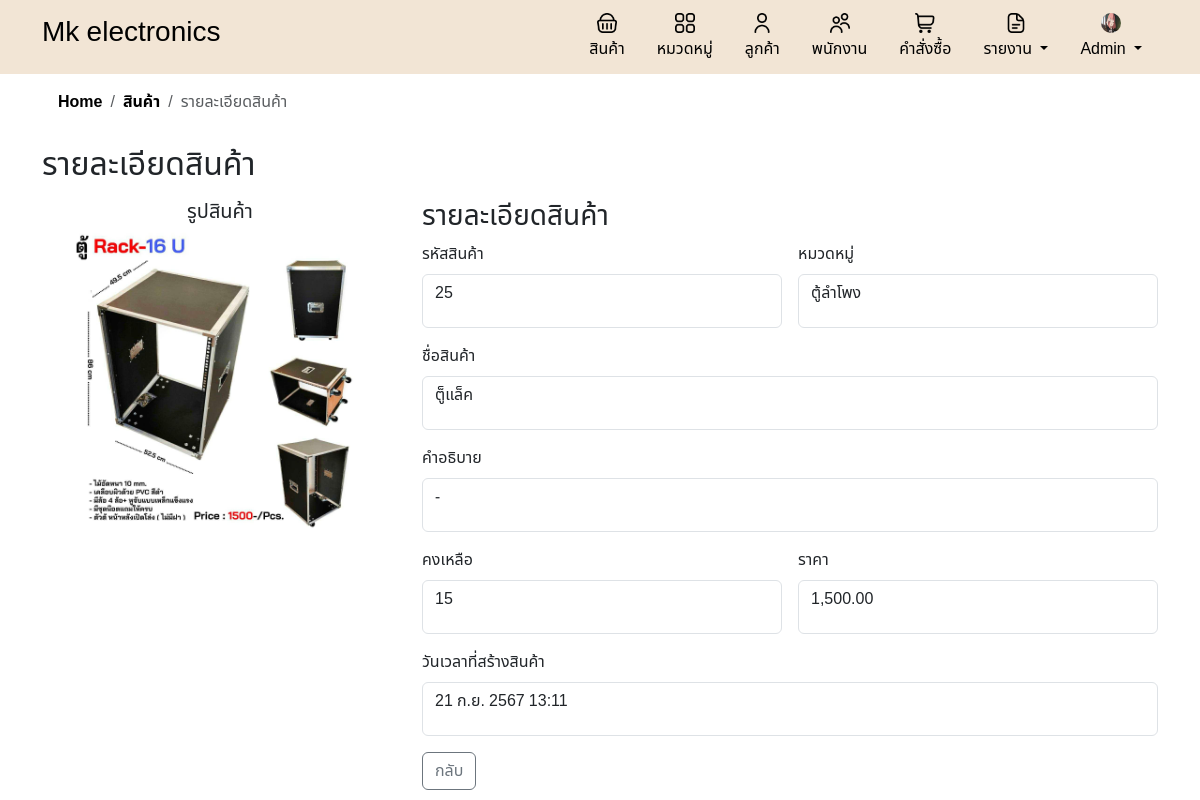
Page /detail_product.php?product_id=25 (signed in) on the committed database.
### tables this page shows
CREATE TABLE `companies` (
  `company_id` int(11) NOT NULL,
  `company_name` varchar(255) NOT NULL,
  `company_address` varchar(255) DEFAULT NULL,
  `company_phone` varchar(10) DEFAULT NULL,
  `company_email` varchar(100) DEFAULT NULL,
  `profile_image` varchar(255) DEFAULT NULL
);

CREATE TABLE `products` (
  `product_id` int(11) NOT NULL,
  `product_name` varchar(255) NOT NULL,
  `description` text DEFAULT NULL,
  `price` decimal(10,2) NOT NULL,
  `quantity` int(11) NOT NULL,
  `category_id` int(11) DEFAULT NULL,
  `created_at` timestamp NOT NULL DEFAULT current_timestamp(),
  `image` varchar(255) DEFAULT NULL
);

CREATE TABLE `categories` (
  `category_id` int(11) NOT NULL,
  `category_name` varchar(255) NOT NULL,
  `created_at` timestamp NOT NULL DEFAULT current_timestamp()
);

### inc/functions.php (called while the page is built, shortened)
<?php
function formatThaiDate($timestamp, $short = false) {
    $thai_months = array(
        1 => 'ม.ค.', 'ก.พ.', 'มี.ค.', 'เม.ย.', 'พ.ค.', 'มิ.ย.',
        'ก.ค.', 'ส.ค.', 'ก.ย.', 'ต.ค.', 'พ.ย.', 'ธ.ค.'
    );
    $date = date('j', $timestamp);
    $month = $thai_months[date('n', $timestamp)];
    $year = date('Y', $timestamp) + 543;
    if ($short) {
        return "$date $month";
    } else {
        $time = date('H:i', $timestamp);
        return "$date $month $year $time";
    }
}
?>

### detail_product.php (the view, shortened to what this page needs)
<?php
include 'db.php';
include 'header.php';
include 'inc/links.php';
include 'inc/functions.php';
if (isset($_GET['product_id'])) {
    $product_id = intval($_GET['product_id']);
    $sql_product = "SELECT * FROM products WHERE product_id = $product_id";
    $result_product = $conn->query($sql_product);
    if ($result_product->num_rows > 0) {
        $product = $result_product->fetch_assoc();
        $category_id = $product['category_id'];
        $sql_category_name = "SELECT category_name FROM categories WHERE category_id = $category_id";
        $result_category_name = $conn->query($sql_category_name);
        if ($result_category_name->num_rows > 0) {
            $category = $result_category_name->fetch_assoc();
            $category_name = $category['category_name'];
        } else {
            $category_name = "Unknown";
        }
    } else {
        echo "Product not found.";
        $conn->close();
        exit;
    }
} else {
    echo "No product ID provided.";
    $conn->close();
    exit;
}
?>
<!DOCTYPE html>
<html lang="th">
<head>
</head>
<body>
    <div class="container mb-5">
        <nav aria-label="breadcrumb">
            <ol class="breadcrumb breadcrumb-chevron p-3 rounded">
                <li class="breadcrumb-item">
                    <a class="link-body-emphasis fw-semibold text-decoration-none" href="home.php">Home</a>
                </li>
                <li class="breadcrumb-item">
                    <a class="link-body-emphasis fw-semibold text-decoration-none" href="product.php">สินค้า</a>
                </li>
                <li class="breadcrumb-item active" aria-current="page">รายละเอียดสินค้า</li>
            </ol>
        </nav>
        <h2>รายละเอียดสินค้า</h2>
        <div class="row">
            <div class="col-xl-4">
                <div class="mb-4 mt-2 text-center mb-xl-0">
                    <div class="card-header">
                        <h5>รูปสินค้า</h5>
                    </div>
                    <div class="card-body text-center">
                        <?php if ($product['image']): ?>
                            <img class="img-account-profile rounded mb-4"
                                src="uploads/<?php echo htmlspecialchars($product['image']); ?>" alt="Product Image">
                            <br>
                        <?php else: ?>
                            <p>ไม่มีรูปภาพ</p>
                        <?php endif; ?>
                    </div>
                </div>
            </div>
            <div class="col-xl-8">
                <div class="card-header mt-2">
                    <h3>รายละเอียดสินค้า</h3>
                </div>
                <div class="card-body">
                    <div class="row gx-3 mb-3">
                        <div class="col-md-6">
                            <label for="product_id" class="form-label">รหัสสินค้า</label>
                            <div class="form-control">
                                <p><?php echo htmlspecialchars($product['product_id']); ?></p>
                            </div>
                        </div>
                        <div class="col-md-6">
                            <label for="category_id" class="form-label">หมวดหมู่</label>
                            <div class="form-control">
                                <p><?php echo htmlspecialchars($category_name); ?></p>
                            </div>
                        </div>
                    </div>
                    <div class="mb-3">
                        <label for="product_name" class="form-label">ชื่อสินค้า</label>
                        <div class="form-control">
                            <p><?php echo htmlspecialchars($product['product_name']); ?></p>
                        </div>
                    </div>
                    <div class="mb-3">
                        <label for="description" class="form-label">คำอธิบาย</label>
                        <div class="form-control">
                            <p><?php echo nl2br(htmlspecialchars($product['description'])); ?></p>
                        </div>
                    </div>
                    <div class="row gx-3 mb-3">
                        <div class="col-md-6">
                            <label for="quantity" class="form-label">คงเหลือ</label>
                            <div class="form-control">
                                <p><?php echo htmlspecialchars($product['quantity']); ?></p>
                            </div>
                        </div>
                        <div class="col-md-6">
                            <label for="price" class="form-label">ราคา</label>
                            <div class="form-control">
                                <p><?php echo number_format(htmlspecialchars($product['price']), 2); ?></p>
                            </div>
                        </div>
                    </div>
                    <div class="mb-3">
                        <label for="created_at" class="form-label">วันเวลาที่สร้างสินค้า</label>
                        <div class="form-control">
                            <p><?php echo formatThaiDate(strtotime($product['created_at'])); ?></p>
                        </div>
                    </div>
                    <a href="product.php" class="btn btn-outline-secondary custom-btn-s">กลับ</a>
                </div>
            </div>
        </div>
    </div>
</body>
</html>

### header.php (shortened to what this page needs)
<?php
include 'db.php';
$sql = "SELECT profile_image FROM companies WHERE company_id = 1";
$result = $conn->query($sql);
$profile_image = 'default.png';
if ($result->num_rows > 0) {
    $row = $result->fetch_assoc();
    if (!empty($row['profile_image'])) {
        $profile_image = $row['profile_image'];
    }
}
?>
<div class="header-container">
    <div class="container">
        <div class="d-flex flex-wrap align-items-center justify-content-center justify-content-lg-start">
            <a href="home.php"
                class="d-flex align-items-center my-2 my-lg-0 me-lg-auto <?php echo basename($_SERVER['PHP_SELF']) == 'home.php' ? 'text-secondary active' : 'text-black'; ?> text-decoration-none">
                <h3>Mk electronics</h3>
            </a>
            <ul class="nav col-12 col-lg-auto my-2 justify-content-center my-md-0">
                <li>
                    <a href="product.php"
                        class="nav-link <?php echo basename($_SERVER['PHP_SELF']) == 'product.php' ? 'text-secondary active' : 'text-black'; ?>">
                        <img src="image/shopping-basket.png" class="bi d-block mx-auto mb-1 icon" width="20"
                            height="20">
                        สินค้า
                    </a>
                </li>
                <li>
                    <a href="category.php"
                        class="nav-link <?php echo basename($_SERVER['PHP_SELF']) == 'category.php' ? 'text-secondary active' : 'text-black'; ?>">
                        <img src="image/apps.png" class="bi d-block mx-auto mb-1 icon" width="20"
                            height="20">
                        หมวดหมู่
                    </a>
                </li>
                <li>
                    <a href="customer.php"
                        class="nav-link <?php echo basename($_SERVER['PHP_SELF']) == 'customer.php' ? 'text-secondary active' : 'text-black'; ?>">
                        <img src="image/user (1).png" class="bi d-block mx-auto mb-1 icon" width="20" height="20">
                        ลูกค้า
                    </a>
                </li>
                <?php if ($_SESSION['role'] === 'admin'): ?>
                    <li>
                        <a href="employee.php"
                            class="nav-link <?php echo basename($_SERVER['PHP_SELF']) == 'employee.php' ? 'text-secondary active' : 'text-black'; ?>">
                            <img src="image/users.png" class="bi d-block mx-auto mb-1 icon" width="20" height="20">
                            พนักงาน
                        </a>
                    </li>
                <?php endif; ?>
                <li>
                    <a href="order.php"
                        class="nav-link <?php echo basename($_SERVER['PHP_SELF']) == 'order.php' ? 'text-secondary active' : 'text-black'; ?>">
                        <img src="image/shopping-cart.png" class="bi d-block mx-auto mb-1 icon" width="20" height="20">
                        คำสั่งซื้อ
                    </a>
                </li>
                <?php if ($_SESSION['role'] === 'admin'): ?>
                    <li class="nav-item dropdown">
                        <a href="#"
                            class="nav-link dropdown-toggle <?php echo basename($_SERVER['PHP_SELF']) == 'report.php' ? 'text-secondary active' : 'text-black'; ?>"
                            id="dropdownReport" role="button" data-bs-toggle="dropdown" aria-expanded="false">
                            <img src="image/document.png" class="bi d-block mx-auto mb-1 icon" width="20" height="20">
                            รายงาน
                        </a>
                    </li>
                    <li class="nav-item dropdown">
                        <a href="#"
                            class="nav-link dropdown-toggle <?php echo basename($_SERVER['PHP_SELF']) == 'admin.php' ? 'text-secondary active' : 'text-black'; ?>"
                            id="dropdownProfile" role="button" data-bs-toggle="dropdown" aria-expanded="false">
                            <img src="uploads/<?php echo htmlspecialchars($profile_image); ?>"
                                class="bi d-block mx-auto mb-1 icon rounded-circle" width="20" height="20"
                                alt="Profile Image">
                            <?php echo ($_SESSION['role'] === 'admin') ? 'Admin' : 'User'; ?>
                        </a>
                    </li>
                <?php endif; ?>
            </ul>
        </div>
    </div>
</div>
</body>
</html>

### style.css (style rules this page uses)
* { font-family: "Noto Sans Thai", sans-serif; }
html { overflow-y: scroll; }
body { font-family: "Noto Sans Thai", sans-serif; background-color: #ffffff; }
.header-container { width: 100%; background-color: #F2E5D5; padding: 5px; }
.custom-btn-s { color: #ff0000; border: none; border: 1px solid #ff0000; }
body { margin-bottom: 20px; padding: 0; background-color: #f8f9fa; }
.img-account-profile { width: 300px; height: 300px; object-fit: cover; }
html, body { height: 100%; }

### rows in the picture
companies: profile_image (picture)
products: image (picture), product_id "25", product_name "ตู็แล็ค", description "-", quantity "15", price "1,500.00", created_at "21 ก.ย. 2567 13:11"
categories: category_name "ตู้ลำโพง"
